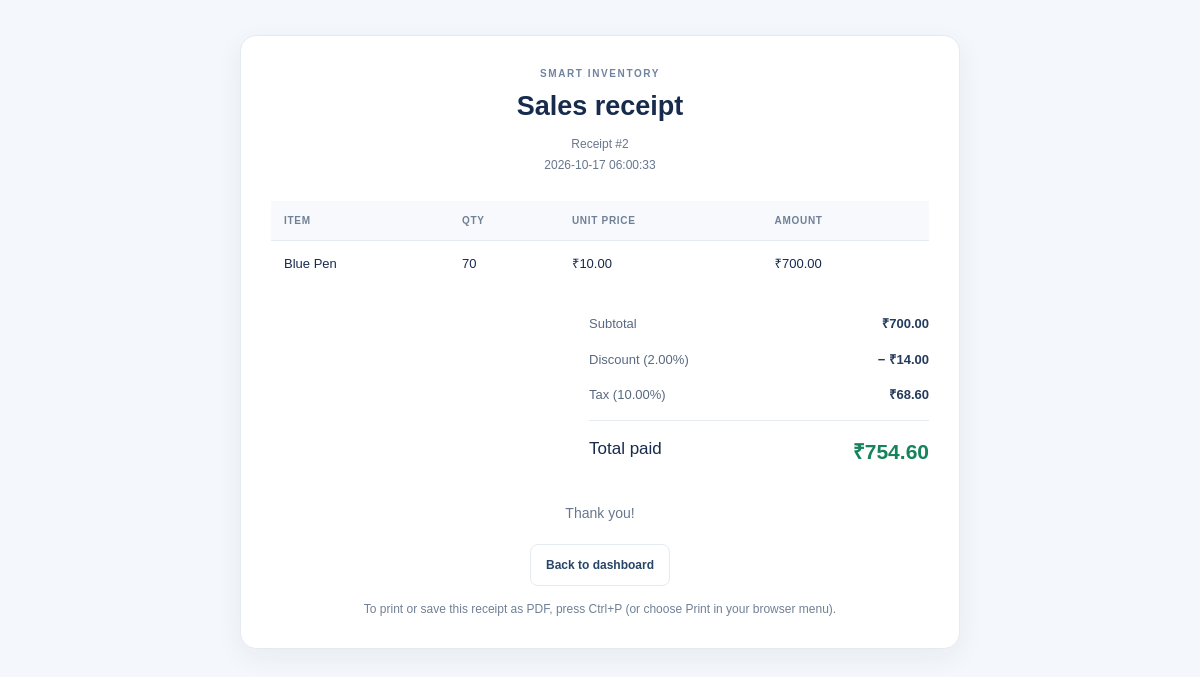
Page /receipt/2 on the committed database.
### tables this page shows
CREATE TABLE sales (
                id INTEGER PRIMARY KEY AUTOINCREMENT,
                sale_date TEXT NOT NULL,
                subtotal REAL NOT NULL,
                discount_percent REAL NOT NULL,
                discount_amount REAL NOT NULL,
                tax_percent REAL NOT NULL,
                tax_amount REAL NOT NULL,
                total REAL NOT NULL
            );

CREATE TABLE sale_items (
                id INTEGER PRIMARY KEY AUTOINCREMENT,
                sale_id INTEGER NOT NULL,
                product_id INTEGER,
                product_name TEXT NOT NULL,
                quantity INTEGER NOT NULL,
                unit_price REAL NOT NULL,
                line_total REAL NOT NULL,
                FOREIGN KEY(sale_id) REFERENCES sales(id),
                FOREIGN KEY(product_id) REFERENCES products(id) ON DELETE SET NULL
            );

### main.py (the view)
@app.route("/receipt/<int:sale_id>")
def receipt(sale_id):
    with get_db() as db:
        sale = db.execute("SELECT * FROM sales WHERE id = ?", (sale_id,)).fetchone()
        if sale is None:
            abort(404)
        items = db.execute("SELECT * FROM sale_items WHERE sale_id = ?", (sale_id,)).fetchall()
    return render_template("receipt.html", sale=sale, items=items)

### main.py (called while the page is built)
def get_db():
    connection = sqlite3.connect(DATABASE)
    connection.row_factory = sqlite3.Row
    connection.execute("PRAGMA foreign_keys = ON")
    return connection

### templates/receipt.html (shortened to what this page needs)
<!DOCTYPE html>
<html lang="en">
<head>
    <link rel="stylesheet" href="{{ url_for('static', filename='style.css') }}">
</head>
<body class="receipt-page">
<div class="receipt-card">
    <div class="receipt-top"><p class="eyebrow">SMART INVENTORY</p><h1>Sales receipt</h1><p class="muted">Receipt #{{ sale['id'] }}</p><p class="muted">{{ sale['sale_date'] }}</p></div>
    <div class="table-wrap"><table><thead><tr><th>Item</th><th>Qty</th><th>Unit price</th><th>Amount</th></tr></thead><tbody>{% for item in items %}<tr><td>{{ item['product_name'] }}</td><td>{{ item['quantity'] }}</td><td>₹{{ '%.2f'|format(item['unit_price']) }}</td><td>₹{{ '%.2f'|format(item['line_total']) }}</td></tr>{% endfor %}</tbody></table></div>
    <div class="totals"><div><span>Subtotal</span><strong>₹{{ '%.2f'|format(sale['subtotal']) }}</strong></div><div><span>Discount ({{ '%.2f'|format(sale['discount_percent']) }}%)</span><strong>− ₹{{ '%.2f'|format(sale['discount_amount']) }}</strong></div><div><span>Tax ({{ '%.2f'|format(sale['tax_percent']) }}%)</span><strong>₹{{ '%.2f'|format(sale['tax_amount']) }}</strong></div><div class="grand-total"><span>Total paid</span><strong>₹{{ '%.2f'|format(sale['total']) }}</strong></div></div>
    <p class="receipt-thanks">Thank you!</p>
    <div class="receipt-actions no-print"><a class="button button-light" href="{{ url_for('index') }}">Back to dashboard</a><p class="print-hint">To print or save this receipt as PDF, press Ctrl+P (or choose Print in your browser menu).</p></div>
</div>
</body>
</html>

### static/style.css (style rules this page uses)
:root { --ink:#172b4d;--muted:#68778d;--line:#e5eaf1;--surface:#fff;--page:#f4f7fb;--blue:#2457d6;--green:#16845b;--red:#b45309;--shadow:0 8px 28px rgba(28,47,78,.06) }
* { box-sizing:border-box }
body { margin:0;background:var(--page);color:var(--ink);font-family:Arial,Helvetica,sans-serif;font-size:14px;line-height:1.5 }
.subtitle,.muted { color:var(--muted);margin:0 }
.eyebrow { font-size:10px;font-weight:800;letter-spacing:1.6px;color:#7183a0;margin:0 0 5px }
.table-wrap { width:100%;overflow-x:auto }
table { width:100%;border-collapse:collapse;white-space:nowrap }
th { text-align:left;background:#f7f9fc;color:#718096;font-size:10px;letter-spacing:.7px;text-transform:uppercase;padding:12px 13px;border-bottom:1px solid var(--line) }
td { padding:13px;border-bottom:1px solid #edf0f5;font-size:13px }
tbody tr:last-child td { border-bottom:0 }
.button { display:inline-flex;align-items:center;justify-content:center;gap:7px;padding:11px 15px;border:0;border-radius:8px;text-decoration:none;font-size:12px;font-weight:800;cursor:pointer;white-space:nowrap }
.button-light { background:#fff;color:#284568;border:1px solid var(--line) }
.receipt-page { min-height:100vh;display:grid;place-items:start center;padding:35px 16px }
.receipt-card { width:min(720px,100%);background:white;border:1px solid var(--line);border-radius:16px;padding:30px;box-shadow:var(--shadow) }
.receipt-top { text-align:center;padding-bottom:24px }
.receipt-top h1 { font-size:27px;margin:4px 0 8px }
.receipt-top .muted { font-size:12px;margin:3px }
.totals { width:min(340px,100%);margin:20px 0 0 auto }
.totals div { display:flex;justify-content:space-between;gap:18px;padding:8px 0;color:#596981;font-size:13px }
.totals strong { color:#243b5c }
.totals .grand-total { border-top:1px solid var(--line);margin-top:7px;padding-top:15px;font-size:17px;color:var(--ink) }
.totals .grand-total strong { font-size:21px;color:var(--green) }
.receipt-thanks { text-align:center;color:var(--muted);margin:28px 0 20px }
.receipt-actions { display:flex;justify-content:center;gap:10px;flex-wrap:wrap }
.print-hint { width:100%;text-align:center;color:#718096;font-size:12px;margin:4px 0 0 }

### rows in the picture
sales: id "2", sale_date "2026-10-17 06:00:33", subtotal "700.00", discount_percent "2.00", discount_amount "14.00", tax_percent "10.00", tax_amount "68.60", total "754.60"
sale_items: product_name "Blue Pen", quantity "70", unit_price "10.00", line_total "700.00"
